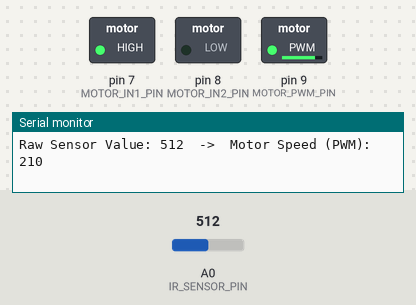
This sketch was run on a simulated Arduino Uno, built with avr-gcc and run on an emulated ATmega328P. Parts: switched loads named in the sketch (green lamp = pin HIGH), the last lines printed to the serial monitor. The test bench sets the inputs (shaded band); at power-on: A0 (IR_SENSOR_PIN) = 512.

Above: at 1.2 s.
1.3 s: A0 (IR_SENSOR_PIN) set to 245
At 2.1 s:
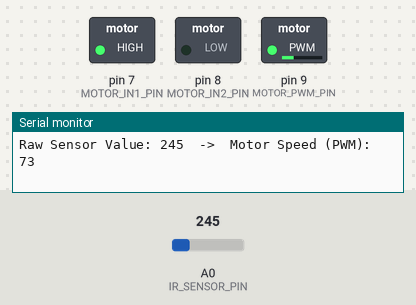
2.8 s: A0 (IR_SENSOR_PIN) set to 122
At 3.6 s:
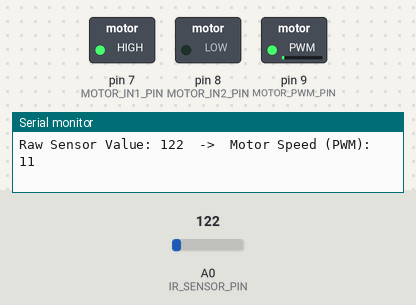
4.3 s: A0 (IR_SENSOR_PIN) set to 0
At 5.0 s:
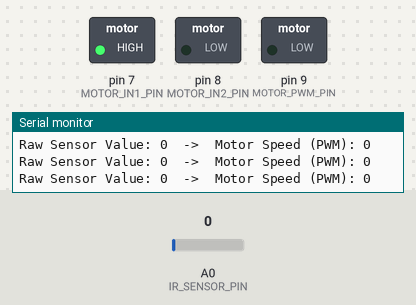
Timing chart, 0 to 7.3 s (numbered marks = the images above; inputs shaded):
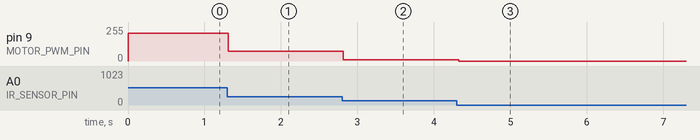

The sketch:

IR_distance.ino
```cpp
// Pin Definitions
const int IR_SENSOR_PIN = A0;  // Sharp IR Sensor signal pin
const int MOTOR_PWM_PIN = 9;   // PWM pin to control motor speed
const int MOTOR_IN1_PIN = 7;   // Direction pin 1
const int MOTOR_IN2_PIN = 8;   // Direction pin 2

// Sharp IR Sensor Thresholds (Analog Read Values 0 - 1023)
// Sharp sensors output HIGHER voltage (~2.5V - 3.1V) when objects are CLOSE
// and LOWER voltage (~0.4V - 0.5V) when objects are FAR away.
const int FAR_VAL  = 100;  // Threshold when hand is far (min motor speed threshold)
const int NEAR_VAL = 600;  // Threshold when hand is close (max motor speed threshold)

// Motor Speed Limits (PWM: 0 to 255)
const int MIN_SPEED = 0;   // Motor off when hand is far
const int MAX_SPEED = 255; // Full speed when hand is close

void setup() {
  Serial.begin(9600);

  // Set motor control pins as outputs
  pinMode(MOTOR_PWM_PIN, OUTPUT);
  pinMode(MOTOR_IN1_PIN, OUTPUT);
  pinMode(MOTOR_IN2_PIN, OUTPUT);

  // Set initial motor direction (forward)
  digitalWrite(MOTOR_IN1_PIN, HIGH);
  digitalWrite(MOTOR_IN2_PIN, LOW);
}

void loop() {
  // Read raw analog value from Sharp IR Sensor
  int rawAnalog = analogRead(IR_SENSOR_PIN);

  // Constrain the reading within expected thresholds
  int constrainedVal = constrain(rawAnalog, FAR_VAL, NEAR_VAL);

  // Map the sensor reading to PWM speed (Higher voltage = Closer hand = Higher speed)
  int motorSpeed = map(constrainedVal, FAR_VAL, NEAR_VAL, MIN_SPEED, MAX_SPEED);

  // Output PWM signal to motor driver
  analogWrite(MOTOR_PWM_PIN, motorSpeed);

  // Print values to Serial Monitor for calibration
  Serial.print("Raw Sensor Value: ");
  Serial.print(rawAnalog);
  Serial.print("  ->  Motor Speed (PWM): ");
  Serial.println(motorSpeed);

  delay(50); // Small delay for stable readings
}
```

Measured:
- after the input at 1.3 s, pin 9 (MOTOR_PWM_PIN): 210/255 → 73/255 at once
- after the input at 2.8 s, pin 9 (MOTOR_PWM_PIN): 73/255 → 11/255 at once
- after the input at 4.3 s, pin 9 (MOTOR_PWM_PIN): 11/255 → 0/255 at once
